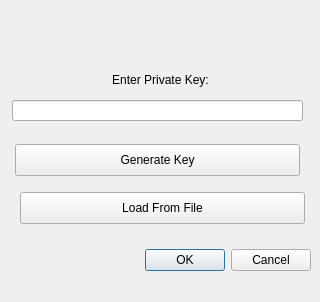
<?xml version="1.0" encoding="UTF-8"?>
<ui version="4.0">
 <class>Dialog</class>
 <widget class="QDialog" name="Dialog">
  <property name="geometry">
   <rect>
    <x>0</x>
    <y>0</y>
    <width>320</width>
    <height>302</height>
   </rect>
  </property>
  <property name="windowTitle">
   <string>Dialog</string>
  </property>
  <widget class="QDialogButtonBox" name="buttonBox">
   <property name="geometry">
    <rect>
     <x>10</x>
     <y>244</y>
     <width>301</width>
     <height>32</height>
    </rect>
   </property>
   <property name="orientation">
    <enum>Qt::Horizontal</enum>
   </property>
   <property name="standardButtons">
    <set>QDialogButtonBox::Cancel|QDialogButtonBox::Ok</set>
   </property>
  </widget>
  <widget class="QLabel" name="label">
   <property name="geometry">
    <rect>
     <x>20</x>
     <y>70</y>
     <width>281</width>
     <height>20</height>
    </rect>
   </property>
   <property name="text">
    <string>Enter Private Key:</string>
   </property>
   <property name="alignment">
    <set>Qt::AlignCenter</set>
   </property>
  </widget>
  <widget class="QLineEdit" name="lineEdit">
   <property name="geometry">
    <rect>
     <x>12</x>
     <y>100</y>
     <width>291</width>
     <height>21</height>
    </rect>
   </property>
  </widget>
  <widget class="QPushButton" name="m_generateKeysBtn">
   <property name="geometry">
    <rect>
     <x>15</x>
     <y>144</y>
     <width>285</width>
     <height>32</height>
    </rect>
   </property>
   <property name="text">
    <string>Generate Key</string>
   </property>
  </widget>
  <widget class="QPushButton" name="m_loadFromFileBtn">
   <property name="geometry">
    <rect>
     <x>20</x>
     <y>192</y>
     <width>285</width>
     <height>32</height>
    </rect>
   </property>
   <property name="text">
    <string>Load From File</string>
   </property>
  </widget>
 </widget>
 <resources/>
 <connections>
  <connection>
   <sender>buttonBox</sender>
   <signal>accepted()</signal>
   <receiver>Dialog</receiver>
   <slot>accept()</slot>
   <hints>
    <hint type="sourcelabel">
     <x>248</x>
     <y>254</y>
    </hint>
    <hint type="destinationlabel">
     <x>157</x>
     <y>274</y>
    </hint>
   </hints>
  </connection>
  <connection>
   <sender>buttonBox</sender>
   <signal>rejected()</signal>
   <receiver>Dialog</receiver>
   <slot>reject()</slot>
   <hints>
    <hint type="sourcelabel">
     <x>316</x>
     <y>260</y>
    </hint>
    <hint type="destinationlabel">
     <x>286</x>
     <y>274</y>
    </hint>
   </hints>
  </connection>
 </connections>
</ui>
